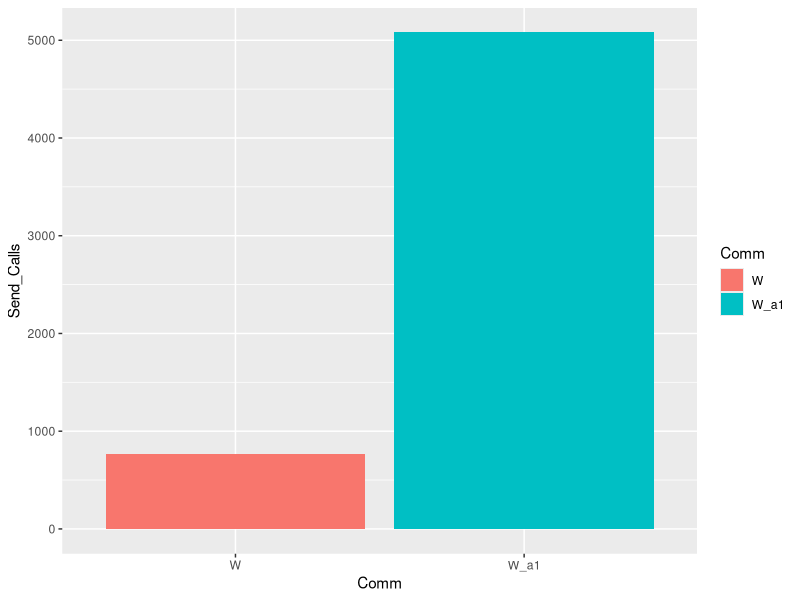

The R source for this figure: (Note: this script raises an error after producing the figure.)
df<-read.csv("splatt_128procs_med5tns.csv",header=TRUE,skip=5)
library(ggplot2)
p<-ggplot(data=df[df$Send_Calls > 0, ], aes(x=Comm, y=Send_Calls, fill=Comm)) +
  geom_bar(stat="identity")
#g<-ggplot(data=df, aes(x=dose, y=len, fill=supp)) +
#  geom_bar(stat="identity")

df <- df[df$Comm != "NULL", ]

library(tidyverse)
df <- df %>% select(ends_with(c("_Time", "Comm")))
df <- df %>% select()

#str(df)

library(reshape)

library(RColorBrewer)
library(viridis)

df2 <- melt(df)
str(df2)
colnames(df2) <- c("Communicator", "Call", "Time")
#heatmap(as.matrix(df2[,-1]))
#library(RColorBrewer)
#coul <- colorRampPalette(brewer.pal(8, "PiYG"))(25)
g <- ggplot(df2, aes(x = Communicator, y = Call, fill = Time)) +
  geom_tile() + theme(axis.text.x = element_text(angle = 90, vjust = 0.5, hjust=1)) + 
  scale_fill_distiller(palette = 11,direction = 1)
  #scale_fill_viridis()
#scale_fill_gradient(low="yellow",high="black",space="Lab")
#scale_fill_gradient(low = "#ff2D00",high = "#ffffff",guide = "colorbar")
print(g)
